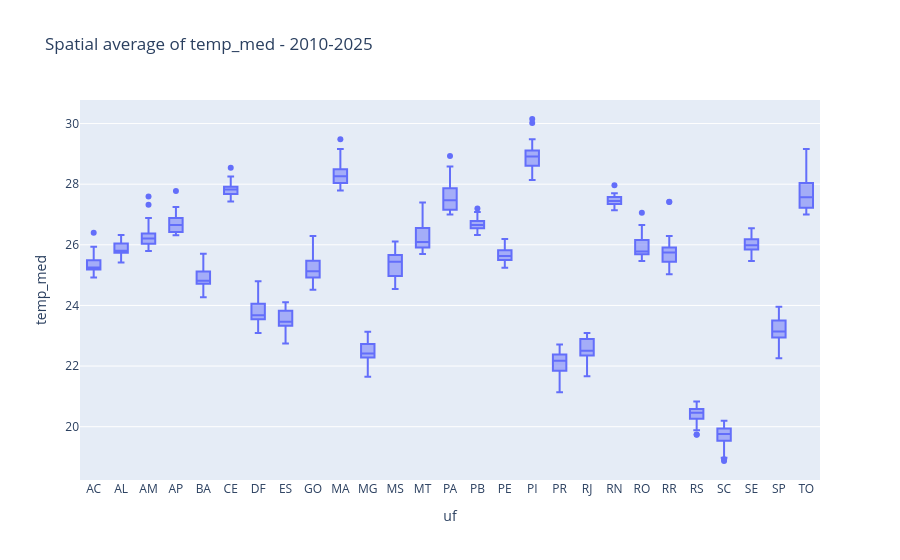
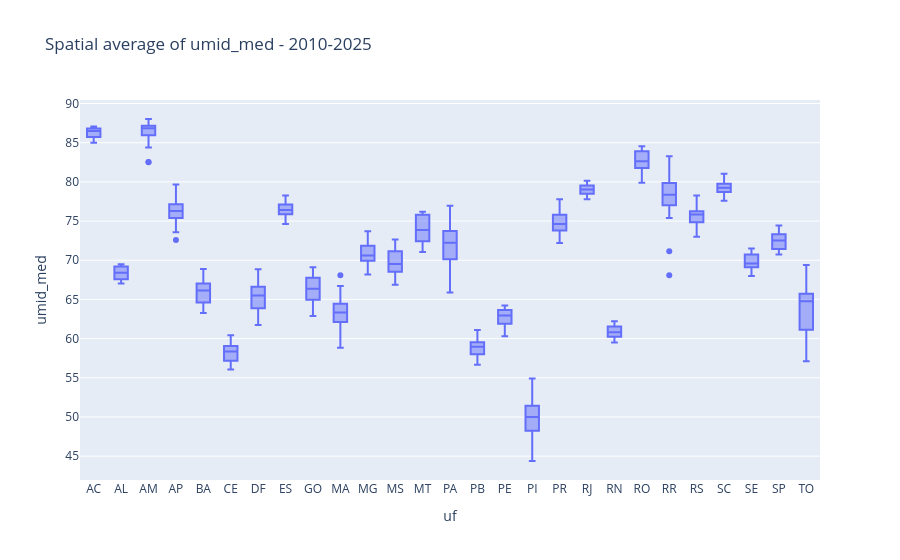
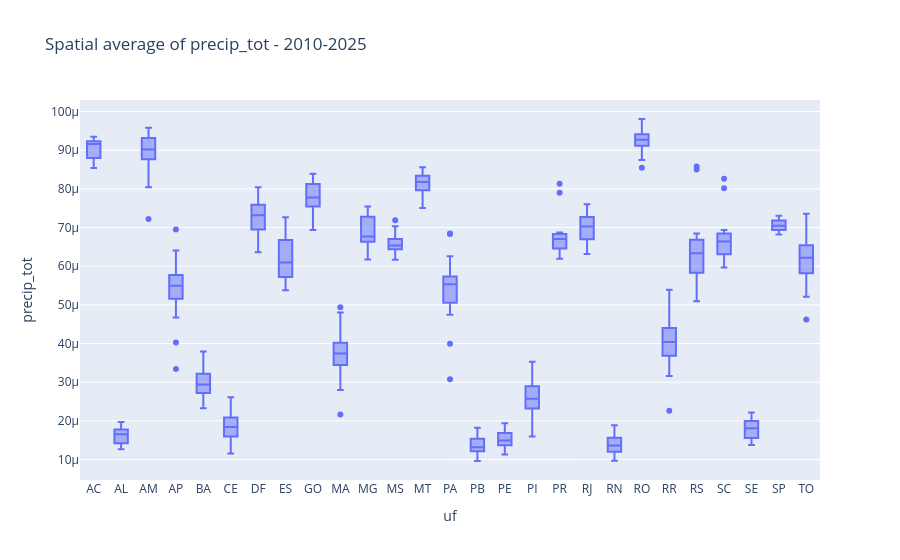

Here is the notebook cell these charts were saved with, in order:
### Code cell
df = imdc_climate_forecast_df

# --- Include state (UF) and population information
df = df.merge(imdc_regional_df[["uf", "geocode"]], on="geocode")
df["year"] = df["reference_month"].dt.year
df = df.merge(imdc_population_df[:], on=["year", "geocode"])


# Calculate the average forecasted temperatures by the month of submission
# -----------------------
ref_month = 9  # September

df_to_group = df.loc[df["reference_month"].dt.month == ref_month]

# This operation:
#     For each municipality and year, take the average forecasted temp, humidity and precip over the forecast horizon
#     starting in the selected month. That's a temporal aggregation.
agg_df = df_to_group.groupby(["year", "geocode"]).agg(
    {
        "temp_med": "mean", "umid_med": "mean", "precip_tot": "mean",
        "uf": "first", "population": "first"
    }
).reset_index()

# --- Spatial aggregation - Weighted average of all municipalities of each state, yearwise
weighted_avg_func = lambda x: (x * df.loc[x.index, "population"]).sum() / df.loc[x.index, "population"].sum()
spatial_agg_df = agg_df.groupby(["year", "uf"]).agg({
        "temp_med": weighted_avg_func, "umid_med": weighted_avg_func, "precip_tot": weighted_avg_func,
}).reset_index()

# =========
years = spatial_agg_df["year"].unique()


for y_variable in ["temp_med", "umid_med", "precip_tot"]:
    fig = px.box(spatial_agg_df, x="uf", y=y_variable, title=f"Spatial average of {y_variable} - {years.min()}-{years.max()}")

    fig.show()
    save_tmp_plotly_fig(fig, f"climate_foecast_{y_variable}_uf")

### Figure 1 — Plotly figure (JSON) as saved in the notebook; plotly's stock layout.template omitted (floating-point values rounded to 4 significant figures; data arrays with more than 128 entries replaced by an {"elided": "..."} marker saying what was removed)
{"data": [{"alignmentgroup": "True", "hovertemplate": "uf=%{x}<br>temp_med=%{y}<extra></extra>", "legendgroup": "", "marker": {"color": "#636efa"}, "name": "", "notched": false, "offsetgroup": "", "orientation": "v", "showlegend": false, "x": {"elided": "432 str values"}, "x0": " ", "xaxis": "x", "y": {"elided": "432 float values"}, "y0": " ", "yaxis": "y", "type": "box"}], "layout": {"xaxis": {"anchor": "y", "domain": [0.0, 1.0], "title": {"text": "uf"}}, "yaxis": {"anchor": "x", "domain": [0.0, 1.0], "title": {"text": "temp_med"}}, "legend": {"tracegroupgap": 0}, "title": {"text": "Spatial average of temp_med - 2010-2025"}, "boxmode": "group"}}

### Figure 2 — Plotly figure (JSON) as saved in the notebook; plotly's stock layout.template omitted (floating-point values rounded to 4 significant figures; data arrays with more than 128 entries replaced by an {"elided": "..."} marker saying what was removed)
{"data": [{"alignmentgroup": "True", "hovertemplate": "uf=%{x}<br>umid_med=%{y}<extra></extra>", "legendgroup": "", "marker": {"color": "#636efa"}, "name": "", "notched": false, "offsetgroup": "", "orientation": "v", "showlegend": false, "x": {"elided": "432 str values"}, "x0": " ", "xaxis": "x", "y": {"elided": "432 float values"}, "y0": " ", "yaxis": "y", "type": "box"}], "layout": {"xaxis": {"anchor": "y", "domain": [0.0, 1.0], "title": {"text": "uf"}}, "yaxis": {"anchor": "x", "domain": [0.0, 1.0], "title": {"text": "umid_med"}}, "legend": {"tracegroupgap": 0}, "title": {"text": "Spatial average of umid_med - 2010-2025"}, "boxmode": "group"}}

### Figure 3 — Plotly figure (JSON) as saved in the notebook; plotly's stock layout.template omitted (floating-point values rounded to 4 significant figures; data arrays with more than 128 entries replaced by an {"elided": "..."} marker saying what was removed)
{"data": [{"alignmentgroup": "True", "hovertemplate": "uf=%{x}<br>precip_tot=%{y}<extra></extra>", "legendgroup": "", "marker": {"color": "#636efa"}, "name": "", "notched": false, "offsetgroup": "", "orientation": "v", "showlegend": false, "x": {"elided": "432 str values"}, "x0": " ", "xaxis": "x", "y": {"elided": "432 float values"}, "y0": " ", "yaxis": "y", "type": "box"}], "layout": {"xaxis": {"anchor": "y", "domain": [0.0, 1.0], "title": {"text": "uf"}}, "yaxis": {"anchor": "x", "domain": [0.0, 1.0], "title": {"text": "precip_tot"}}, "legend": {"tracegroupgap": 0}, "title": {"text": "Spatial average of precip_tot - 2010-2025"}, "boxmode": "group"}}
